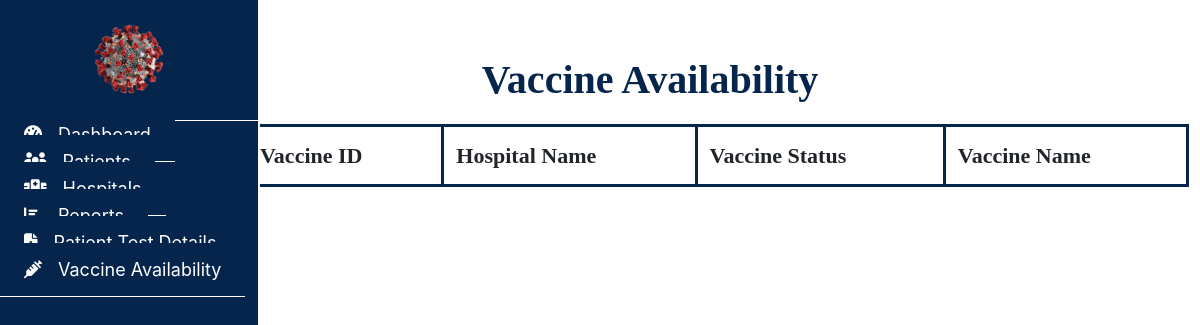
The page /admin/vaccine.php (signed in) on the database as committed earlier.
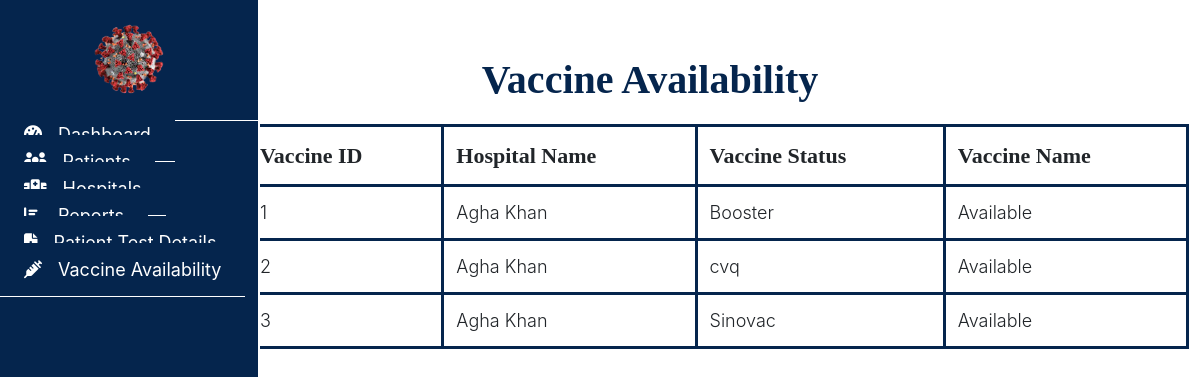
The same page on the database as committed later.
### tables this page shows
CREATE TABLE `vaccination` (
  `vac_id` int(11) NOT NULL,
  `vac_name` varchar(255) NOT NULL,
  `hospital_id` int(11) DEFAULT NULL,
  `vac_status` enum('Available','Unavailable') DEFAULT NULL
);

CREATE TABLE `hospital` (
  `hospital_id` int(11) NOT NULL,
  `hospital_name` varchar(255) DEFAULT NULL,
  `location` varchar(255) DEFAULT NULL,
  `password` varchar(255) DEFAULT NULL,
  `status` int(11) NOT NULL,
  `approval_status` enum('Pending','Approved','Rejected') DEFAULT 'Pending'
);

### admin/vaccine.php (the view, shortened to what this page needs)
<?php
include("../connection.php");
?>
<!DOCTYPE html>
<html lang="en">
<head>
    <link rel="stylesheet" href="../assets/css/admin.css">
    <link rel="stylesheet" href="https://cdn.usebootstrap.com/bootstrap/3.3.7/css/bootstrap.min.css">
    <link rel="stylesheet"
        href="https://cdnjs.cloudflare.com/ajax/libs/material-design-iconic-font/2.2.0/css/material-design-iconic-font.min.css">
    <link rel="stylesheet" href="https://cdnjs.cloudflare.com/ajax/libs/font-awesome/6.4.0/css/all.min.css">
</head>
<body>
    <div id="sidebar">
        <header>
            <a href="#"><img src="../assets/images/covidlogo.png" alt=""
                    style="width:120px ; height:120px;padding: 20px;"></a>
        </header>
        <ul class="nav">
            <li>
                <a href="admin.php">
                    <i class="fas fa-tachometer-alt"></i>Dashboard
                </a>
            </li>
            <li>
                <a href="patientrecord.php">
                    <i class="fas fa-users"></i>Patients
                </a>
            </li>
            <li>
                <a href="hospitaldetails.php">
                    <i class="fas fa-hospital"></i>Hospitals
                </a>
            </li>
            <li>
                <a href="crdetails.php">
                    <i class="fas fa-chart-bar"></i>Reports
                </a>
            </li>
            <li>
                <a href="testdetails.php">
                    <i class="fas fa-file-medical"></i>Patient Test Details
                </a>
            </li>
            <li>
                <a href="vaccine.php">
                    <i class="fas fa-syringe"></i>Vaccine Availability
                </a>
            </li>
        </ul>
    </div>
    <nav class="navbar">
        <div class="container-fluid">
            <ul class="nav navbar-nav navbar-right">
                <li class="dropdown">
                    <a href="#" class="dropdown-toggle" data-toggle="dropdown">
                    </a>
                </li>
            </ul>
        </div>
    </nav>
    <div class="container-fluid" id="all-products">
        <h1 class="text-center">Vaccine Availability</h1>
        <div class="container">
            <table class="table">
                <thead>
                    <tr>
                        <th>Vaccine ID</th>
                        <th>Hospital Name</th>
                        <th>Vaccine Status</th>
                        <th>Vaccine Name</th>
                    </tr>
                </thead>
                <tbody>
                    <?php
                    $query = "SELECT v.vac_id, v.hospital_id, v.vac_name, v.vac_status, h.hospital_name
          FROM vaccination v
          LEFT JOIN hospital h ON v.hospital_id = h.hospital_id";
                    $result = mysqli_query($con, $query);
                    while ($row = mysqli_fetch_assoc($result)): ?>
                        <tr>
                            <td>
                                <?= $row['vac_id'] ?>
                            </td>
                            <td>
                                <?= $row['hospital_name'] ?>
                            </td>
                            <td>
                                <?= $row['vac_name'] ?>
                            </td>
                            <td>
                                <?= $row['vac_status'] ?>
                            </td>
                        </tr>
                    <?php endwhile; ?>
                </tbody>
            </table>
        </div>
    </div>
</body>
</html>

Rows that differ between the two databases and show on the page:
added vaccination: vac_id "1", hospital.hospital_name "Agha Khan", vac_name "Booster", vac_status "Available"
added vaccination: vac_id "2", hospital.hospital_name "Agha Khan", vac_name "cvq", vac_status "Available"
added vaccination: vac_id "3", hospital.hospital_name "Agha Khan", vac_name "Sinovac", vac_status "Available"
